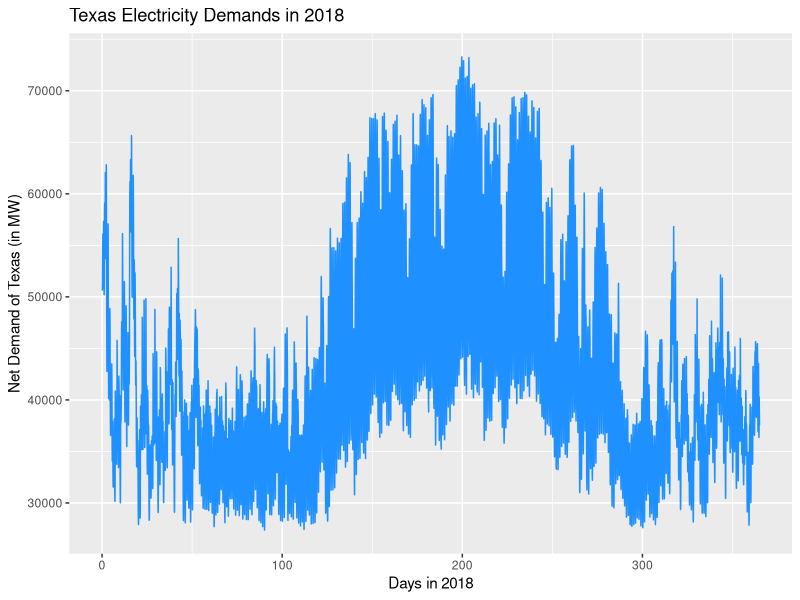
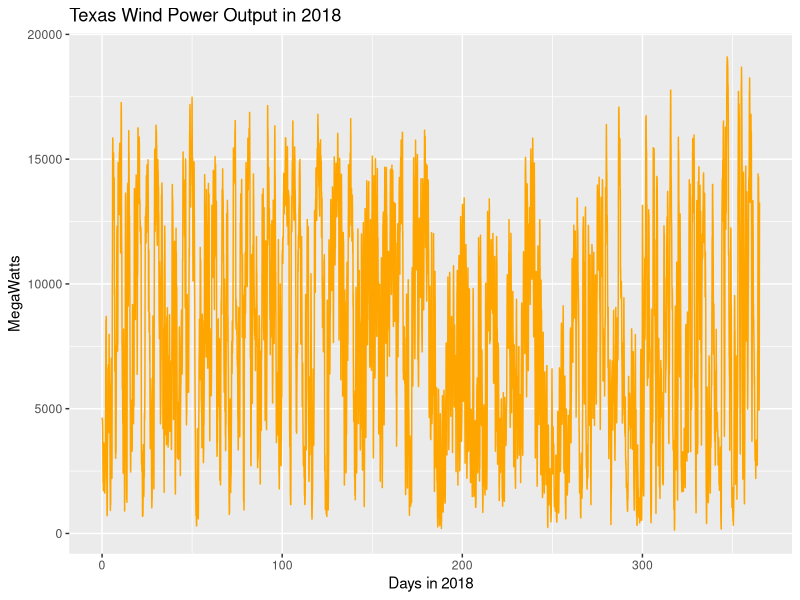

R code for these plots, in order:
## ---- chunk 1
knitr::opts_chunk$set(collapse=TRUE, comment="##", fig.retina=2, fig.path = "README_figs/README-")
## ---- chunk 2
library(ggplot2)
## ---- chunk 3
dfDemand = read.csv("ERCOT_2018_Hourly_Wind_Output.csv")
demands = dfDemand$ERCOT.Load..MW
numberOfDays = length(demands)/24
## ---- chunk 4
days = vector(length = numberOfDays * 24)
for (hour in seq_len(numberOfDays * 24)) {
  days[hour] = hour / 24 
}

ggplot(dfDemand, aes(x = days, y = demands)) + geom_line(color = "dodgerblue") + 
  labs(title = "Texas Electricity Demands in 2018", x = "Days in 2018", y = "Net Demand of Texas (in MW)") 
## ---- chunk 5
dfDemand$Windless_Load = dfDemand$ERCOT.Load..MW - dfDemand$Total.Wind.Output..MW
windDemand = dfDemand$Windless_Load
windOutput = dfDemand$Total.Wind.Output..MW

ggplot(dfDemand, aes(x = days, y = windOutput)) + geom_line(color = "orange") + 
  labs(title = "Texas Wind Power Output in 2018", x = "Days in 2018", y = "MegaWatts")
